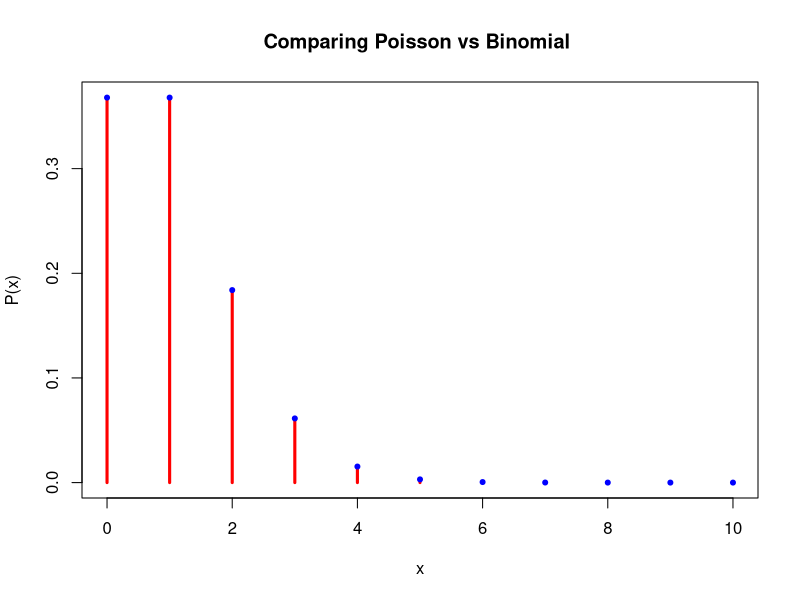
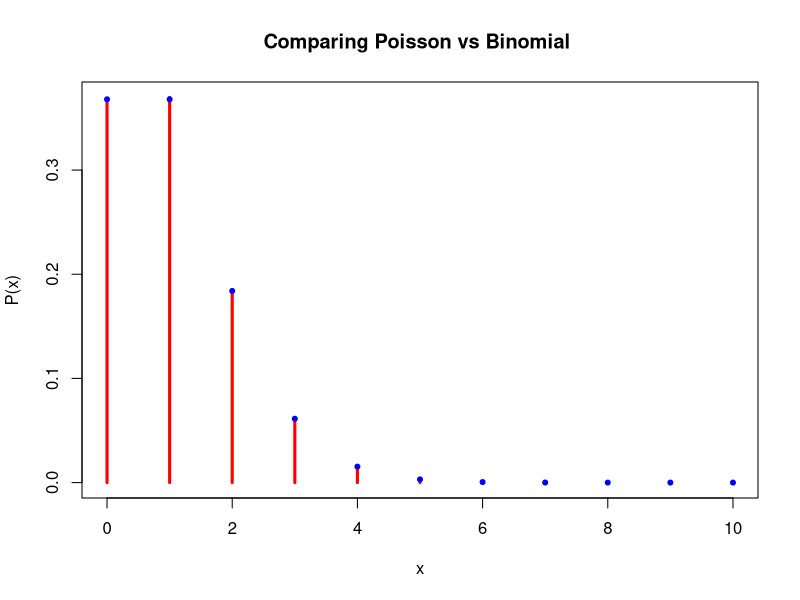
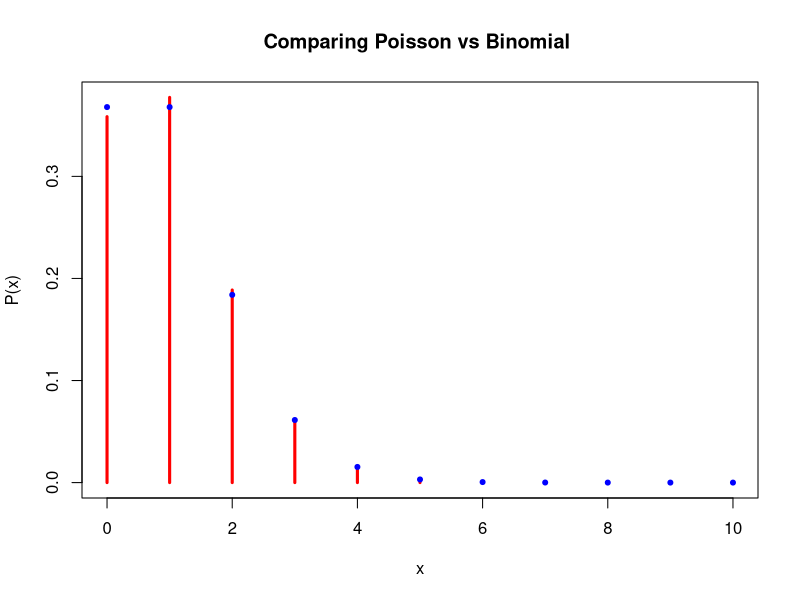
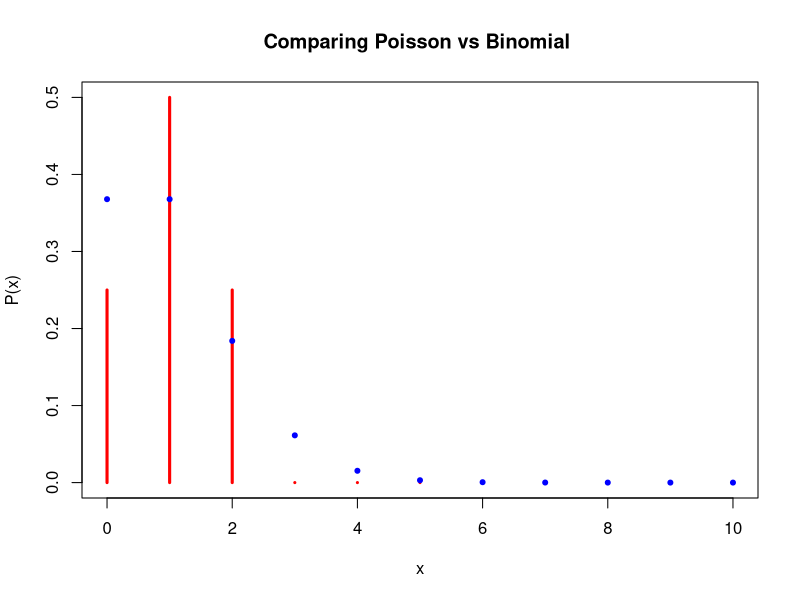

These charts were generated, in order, by the following R code:
#### Crude comparisons Poisson versus binomial 

xs= seq(0,10,1)
ys=dbinom(x = xs, size = 1000,p=.001)
y2s=dpois(x = xs,lambda = 1)
sum(ys)
sum(y2s)
plot(xs,ys, main ="Comparing Poisson vs Binomial ", type="h", ylab="P(x)", xlab="x", col="red", lwd=3)
points(xs,y2s, type="p", col="blue", pch=20, cex=1)
(ys-y2s)/ys #relative differences in probabilities

xs= seq(0,10,1)
ys=dbinom(x = xs, size = 100,p=.01)
y2s=dpois(x = xs,lambda = 1)
sum(ys)
sum(y2s)
plot(xs,ys, main ="Comparing Poisson vs Binomial ", type="h", ylab="P(x)", xlab="x", col="red", lwd=3)
points(xs,y2s, type="p", col="blue", pch=20, cex=1)
(ys-y2s)/ys

xs= seq(0,10,1)
ys=dbinom(x = xs, size = 20,p=.05)
y2s=dpois(x = xs,lambda = 1)
sum(ys)
sum(y2s)
plot(xs,ys, main ="Comparing Poisson vs Binomial ", type="h", ylab="P(x)", xlab="x", col="red", lwd=3)
points(xs,y2s, type="p", col="blue", pch=20, cex=1)
(ys-y2s)/ys


xs= seq(0,10,1)
ys=dbinom(x = xs, size = 2,p=.5)
y2s=dpois(x = xs,lambda = 1)
sum(ys)
sum(y2s)
plot(xs,ys, main ="Comparing Poisson vs Binomial ", type="h", ylab="P(x)", xlab="x", col="red", lwd=3)
points(xs,y2s, type="p", col="blue", pch=20, cex=1)
